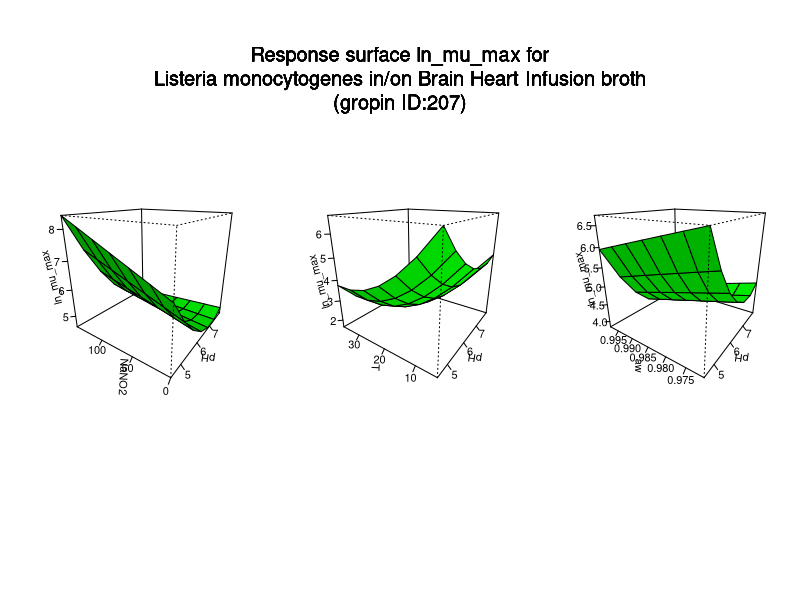

The R script that drew this image:
#############################
# start of Parameter script
#############################
pH <- seq(4.5045,7.99200799200799,length.out=7)
NaNO2 <- seq(0,149.85014985015,length.out=7)
T <- seq(4.004,36.963036963037,length.out=7)
aw <- seq(0.97097,0.998001998001998,length.out=7)
#############################
# end of Parameter script
#############################
############################# 
# start of Model script Gropin ID 207 
#############################
 
# constant coefficients for this model
 
variables <- data.frame(pH,NaNO2,T,aw)
argumentsPar <- unique.data.frame(expand.grid(variables))
 
# heart of the model
response_surface <- function(pH,NaNO2,T,aw) {
   mumax <-34.3435-4.4105*pH+0.0277*NaNO2-0.2272*T*aw-0.00366*pH*NaNO2+0.00319*(T^2)-13.9892*(aw^2)+0.3089*(pH^2)

	return(mumax=mumax)
} 

# output parameters
responseSurface <- cbind(argumentsPar,response_surface(argumentsPar['pH'],argumentsPar['NaNO2'],argumentsPar['T'],argumentsPar['aw']))
colnames(responseSurface) <- c(colnames(argumentsPar),'lnmumax')
#############################
# End of Model script
#############################
############################# 
# start of Visualisation script Gropin ID 207 
#############################
titleText <-'Response surface ln_mu_max for
Listeria monocytogenes in/on Brain Heart Infusion broth
(gropin ID:207)'
argPar1 <- unique.data.frame(expand.grid(pH,NaNO2))
argPar2 <- unique.data.frame(expand.grid(pH,T))
argPar3 <- unique.data.frame(expand.grid(pH,aw))
z1 <- matrix(unlist(response_surface(pH = argPar1[1],NaNO2 = argPar1[2],T = T[1],aw = aw[1])),nrow=7)
z2 <- matrix(unlist(response_surface(pH = argPar2[1],T = argPar2[2],NaNO2 = NaNO2[1],aw = aw[1])),nrow=7)
z3 <- matrix(unlist(response_surface(pH = argPar3[1],aw = argPar3[2],NaNO2 = NaNO2[1],T = T[1])),nrow=7)
# adding precaution if response surface is zero
myZLim1 <- range(z1)
if(myZLim1[1] == myZLim1[2]) myZLim1[2] <- myZLim1[2]+1
myZLim2 <- range(z2)
if(myZLim2[1] == myZLim2[2]) myZLim2[2] <- myZLim2[2]+1
myZLim3 <- range(z3)
if(myZLim3[1] == myZLim3[2]) myZLim3[2] <- myZLim3[2]+1
if(length(pH)>1 & length(NaNO2)>1 & length(T)>1 & length(aw)>1) {
	par(mfrow = c(1,3))
	persp(pH,NaNO2,z1,col = 'green',xlab='pH',ylab='NaNO2',zlab='ln_mu_max',zlim=myZLim1,theta=305,phi=20,shade=0.25,ticktype = 'detailed')
	persp(pH,T,z2,col = 'green',xlab='pH',ylab='T',zlab='ln_mu_max',zlim=myZLim2,theta=305,phi=20,shade=0.25,ticktype = 'detailed')
	persp(pH,aw,z3,col = 'green',xlab='pH',ylab='aw',zlab='ln_mu_max',zlim=myZLim3,theta=305,phi=20,shade=0.25,ticktype = 'detailed')
	mtext(titleText,outer=T,  cex=1.2, line=-8.5, side=3)
} else {
		myPars <- unique.data.frame(expand.grid(pH,NaNO2,T,aw))
		myZ <-matrix(unlist(response_surface(myPars[,1],myPars[,2],myPars[,3],myPars[,4])),nrow=7)
		myZLim <- range(myZ)
if(myZLim[1] == myZLim[2]) myZLim[2] <- myZLim[2]+1
	if(length(T)==1 & length(aw)==1) {
		persp(pH,NaNO2,myZ,col = 'green',xlab='pH',ylab='NaNO2',zlab='ln_mu_max',main=titleText,sub=paste('other variable: T =',round(T,digits = 2), 'aw =',round(aw,digits = 2)),zlim=myZLim,theta=305,phi=20,shade=0.25,ticktype = 'detailed')
	}
	if(length(NaNO2)==1 & length(aw)==1) {
		persp(pH,T,myZ,col = 'green',xlab='pH',ylab='T',zlab='ln_mu_max',main=titleText,sub=paste('other variable: NaNO2 =',round(NaNO2,digits = 2), 'aw =',round(aw,digits = 2)),zlim=myZLim,theta=305,phi=20,shade=0.25,ticktype = 'detailed')
	}
	if(length(NaNO2)==1 & length(T)==1) {
		persp(pH,aw,myZ,col = 'green',xlab='pH',ylab='aw',zlab='ln_mu_max',main=titleText,sub=paste('other variable: NaNO2 =',round(NaNO2,digits = 2), 'T =',round(T,digits = 2)),zlim=myZLim,theta=305,phi=20,shade=0.25,ticktype = 'detailed')
	}
	if(length(pH)==1 & length(aw)==1) {
		persp(NaNO2,T,myZ,col = 'green',xlab='NaNO2',ylab='T',zlab='ln_mu_max',main=titleText,sub=paste('other variable: pH =',round(pH,digits = 2), 'aw =',round(aw,digits = 2)),zlim=myZLim,theta=305,phi=20,shade=0.25,ticktype = 'detailed')
	}
	if(length(pH)==1 & length(T)==1) {
		persp(NaNO2,aw,myZ,col = 'green',xlab='NaNO2',ylab='aw',zlab='ln_mu_max',main=titleText,sub=paste('other variable: pH =',round(pH,digits = 2), 'T =',round(T,digits = 2)),zlim=myZLim,theta=305,phi=20,shade=0.25,ticktype = 'detailed')
	}
	if(length(pH)==1 & length(NaNO2)==1) {
		persp(T,aw,myZ,col = 'green',xlab='T',ylab='aw',zlab='ln_mu_max',main=titleText,sub=paste('other variable: pH =',round(pH,digits = 2), 'NaNO2 =',round(NaNO2,digits = 2)),zlim=myZLim,theta=305,phi=20,shade=0.25,ticktype = 'detailed')
	}
}
#############################
# End of Visualisation script
#############################
